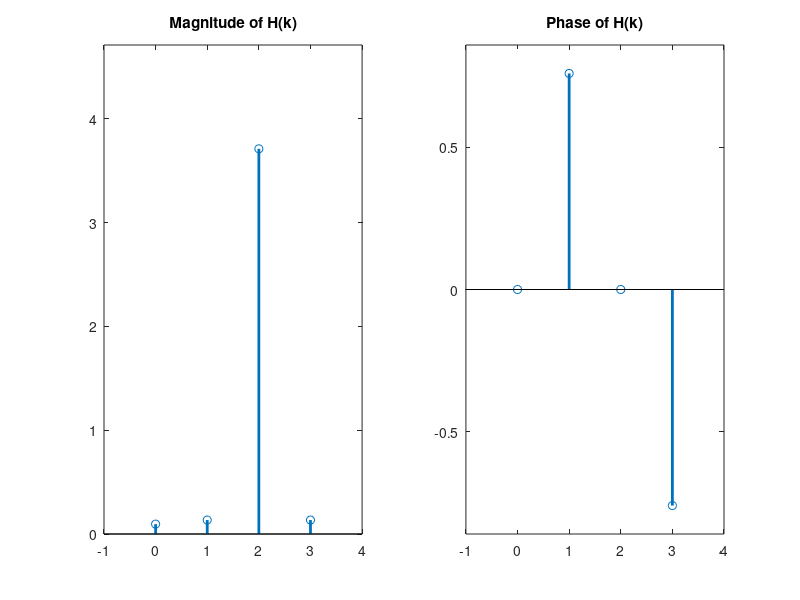

The MATLAB source for this figure:
clc; clear all; close all;

%DFT
N = 4;
n = 0:1:N-1;
h = (-0.95).^n;

%DFT N=4
H = fft(h); H = transpose(H)

figure(1)
subplot(1,2,1); stem(n,abs(H),'Linewidth',2); title('Magnitude of H(k)'); 
axis([-1 N 0 max(abs(H))+1])
subplot(1,2,2); stem(n,angle(H),'Linewidth',2); title('Phase of H(k)'); 
axis([-1 N min(angle(H))-0.1 max(angle(H))+0.1])

hh = ifft(H)
